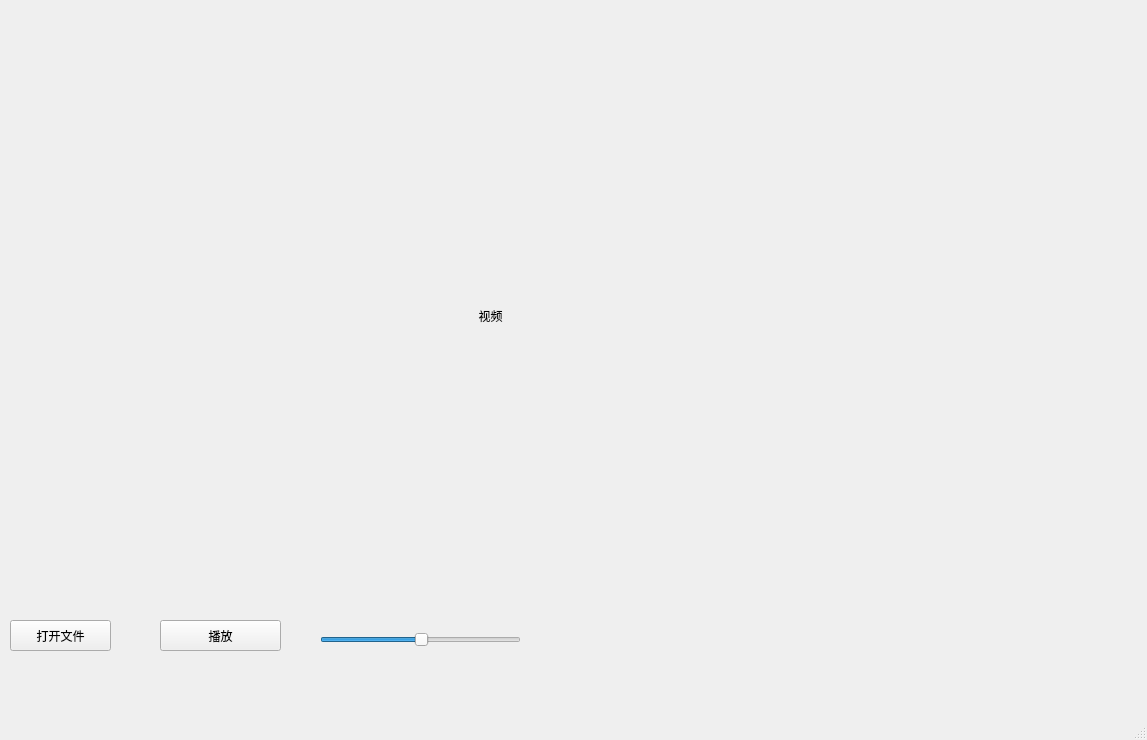
<?xml version="1.0" encoding="UTF-8"?>
<ui version="4.0">
 <class>MainWindow</class>
 <widget class="QMainWindow" name="MainWindow">
  <property name="geometry">
   <rect>
    <x>0</x>
    <y>0</y>
    <width>1147</width>
    <height>740</height>
   </rect>
  </property>
  <property name="windowTitle">
   <string>MainWindow</string>
  </property>
  <widget class="QWidget" name="centralwidget">
   <widget class="QLabel" name="video">
    <property name="geometry">
     <rect>
      <x>20</x>
      <y>30</y>
      <width>941</width>
      <height>571</height>
     </rect>
    </property>
    <property name="text">
     <string>视频</string>
    </property>
    <property name="alignment">
     <set>Qt::AlignmentFlag::AlignCenter</set>
    </property>
   </widget>
   <widget class="QPushButton" name="openfile">
    <property name="geometry">
     <rect>
      <x>10</x>
      <y>620</y>
      <width>101</width>
      <height>31</height>
     </rect>
    </property>
    <property name="text">
     <string>打开文件</string>
    </property>
   </widget>
   <widget class="QPushButton" name="play">
    <property name="geometry">
     <rect>
      <x>160</x>
      <y>620</y>
      <width>121</width>
      <height>31</height>
     </rect>
    </property>
    <property name="text">
     <string>播放</string>
    </property>
   </widget>
   <widget class="QSlider" name="audio">
    <property name="geometry">
     <rect>
      <x>320</x>
      <y>630</y>
      <width>201</width>
      <height>20</height>
     </rect>
    </property>
    <property name="value">
     <number>50</number>
    </property>
    <property name="orientation">
     <enum>Qt::Orientation::Horizontal</enum>
    </property>
   </widget>
  </widget>
  <widget class="QStatusBar" name="statusbar"/>
 </widget>
 <resources/>
 <connections/>
</ui>
